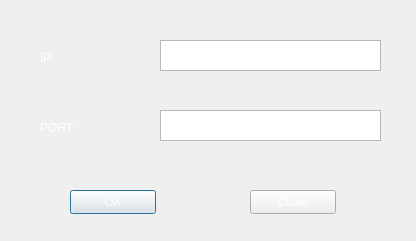
<?xml version="1.0" encoding="UTF-8"?>
<ui version="4.0">
 <class>Dialog</class>
 <widget class="QDialog" name="Dialog">
  <property name="geometry">
   <rect>
    <x>0</x>
    <y>0</y>
    <width>416</width>
    <height>241</height>
   </rect>
  </property>
  <property name="windowTitle">
   <string>Dialog</string>
  </property>
  <property name="styleSheet">
   <string notr="true">background-color:balckrgb(46, 47, 48)</string>
  </property>
  <widget class="QLabel" name="label">
   <property name="geometry">
    <rect>
     <x>40</x>
     <y>50</y>
     <width>64</width>
     <height>15</height>
    </rect>
   </property>
   <property name="styleSheet">
    <string notr="true">color:white</string>
   </property>
   <property name="text">
    <string>IP</string>
   </property>
  </widget>
  <widget class="QLabel" name="label_2">
   <property name="geometry">
    <rect>
     <x>40</x>
     <y>120</y>
     <width>64</width>
     <height>15</height>
    </rect>
   </property>
   <property name="styleSheet">
    <string notr="true">color:white</string>
   </property>
   <property name="text">
    <string>PORT</string>
   </property>
  </widget>
  <widget class="QTextEdit" name="ip_text">
   <property name="geometry">
    <rect>
     <x>160</x>
     <y>40</y>
     <width>221</width>
     <height>31</height>
    </rect>
   </property>
   <property name="styleSheet">
    <string notr="true">color:white</string>
   </property>
  </widget>
  <widget class="QTextEdit" name="port_text">
   <property name="geometry">
    <rect>
     <x>160</x>
     <y>110</y>
     <width>221</width>
     <height>31</height>
    </rect>
   </property>
   <property name="styleSheet">
    <string notr="true">color:white</string>
   </property>
  </widget>
  <widget class="QPushButton" name="okbutton">
   <property name="geometry">
    <rect>
     <x>70</x>
     <y>190</y>
     <width>86</width>
     <height>24</height>
    </rect>
   </property>
   <property name="styleSheet">
    <string notr="true">color:white</string>
   </property>
   <property name="text">
    <string>OK</string>
   </property>
  </widget>
  <widget class="QPushButton" name="closebutton">
   <property name="geometry">
    <rect>
     <x>250</x>
     <y>190</y>
     <width>86</width>
     <height>24</height>
    </rect>
   </property>
   <property name="styleSheet">
    <string notr="true">color:white</string>
   </property>
   <property name="text">
    <string>Close</string>
   </property>
  </widget>
 </widget>
 <resources/>
 <connections/>
</ui>
